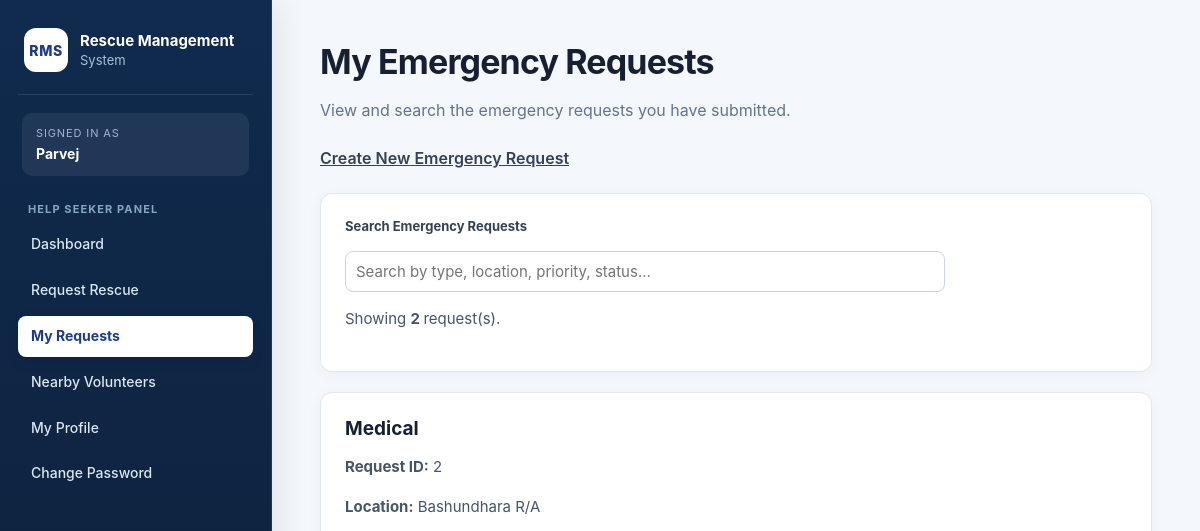
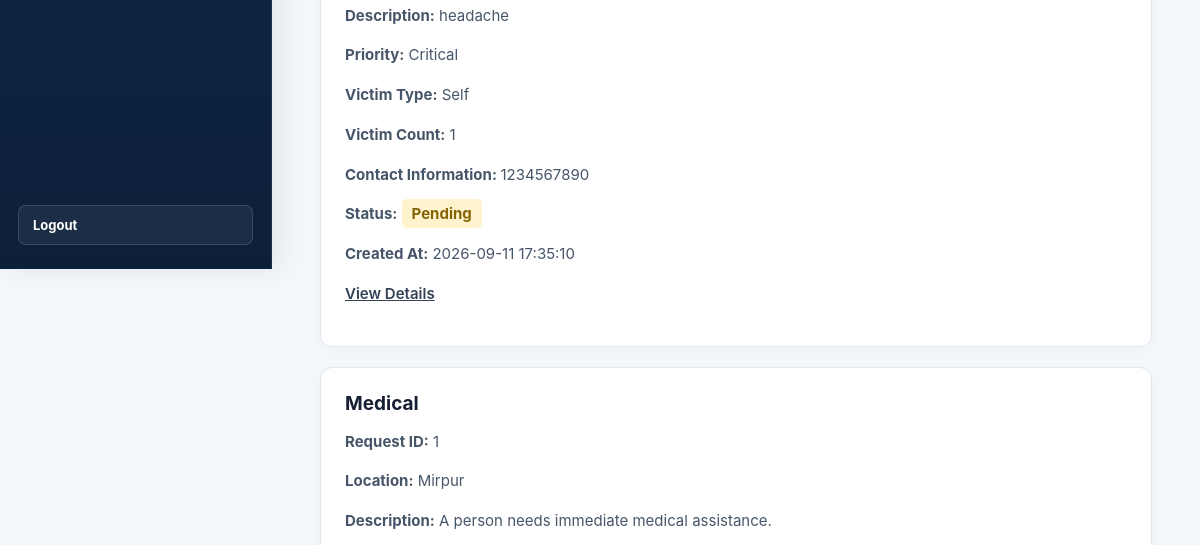
The page /index.php?page=helpseeker-requests (signed in, upper part) on the database as committed earlier (2 pictures, top to bottom).
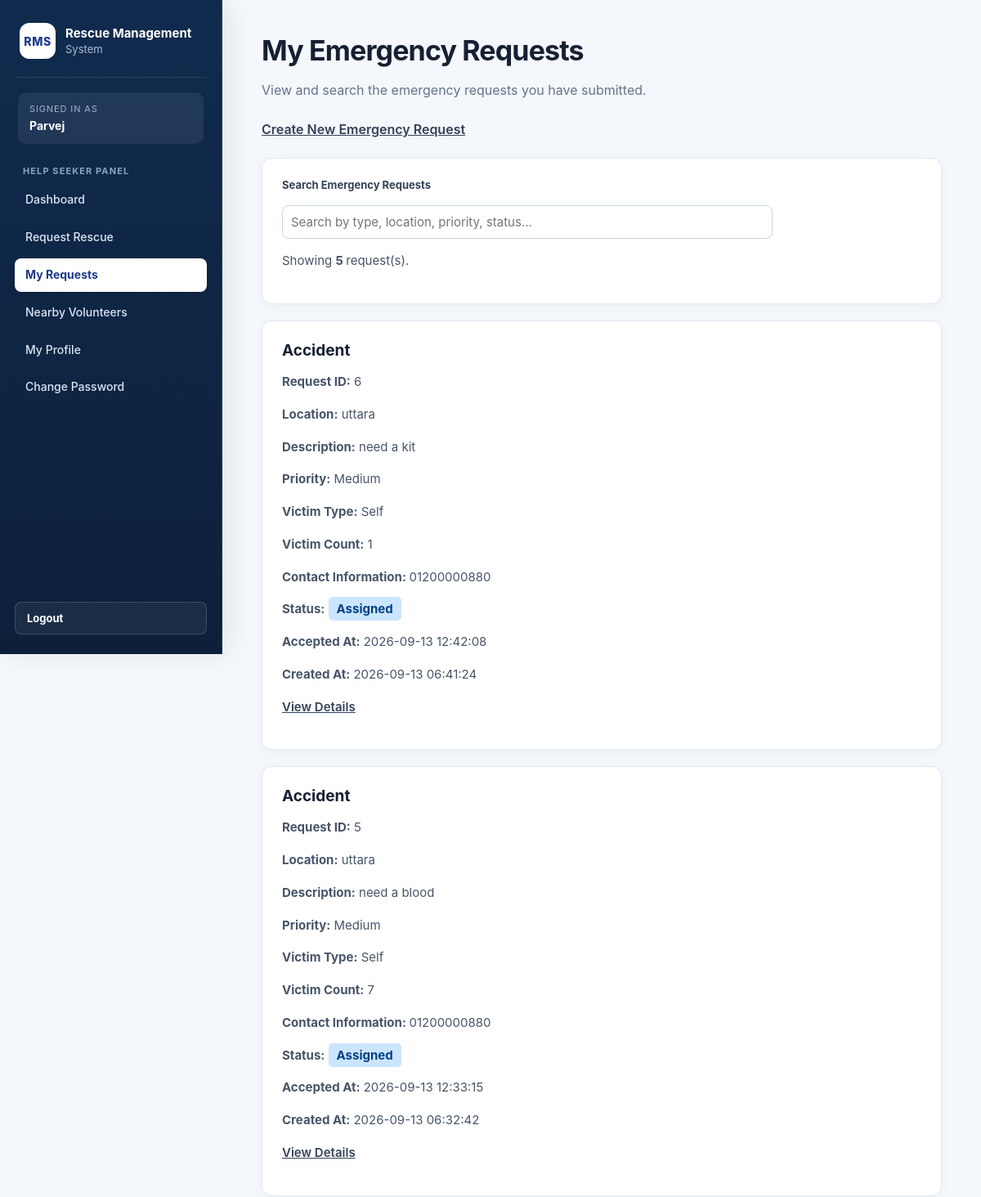
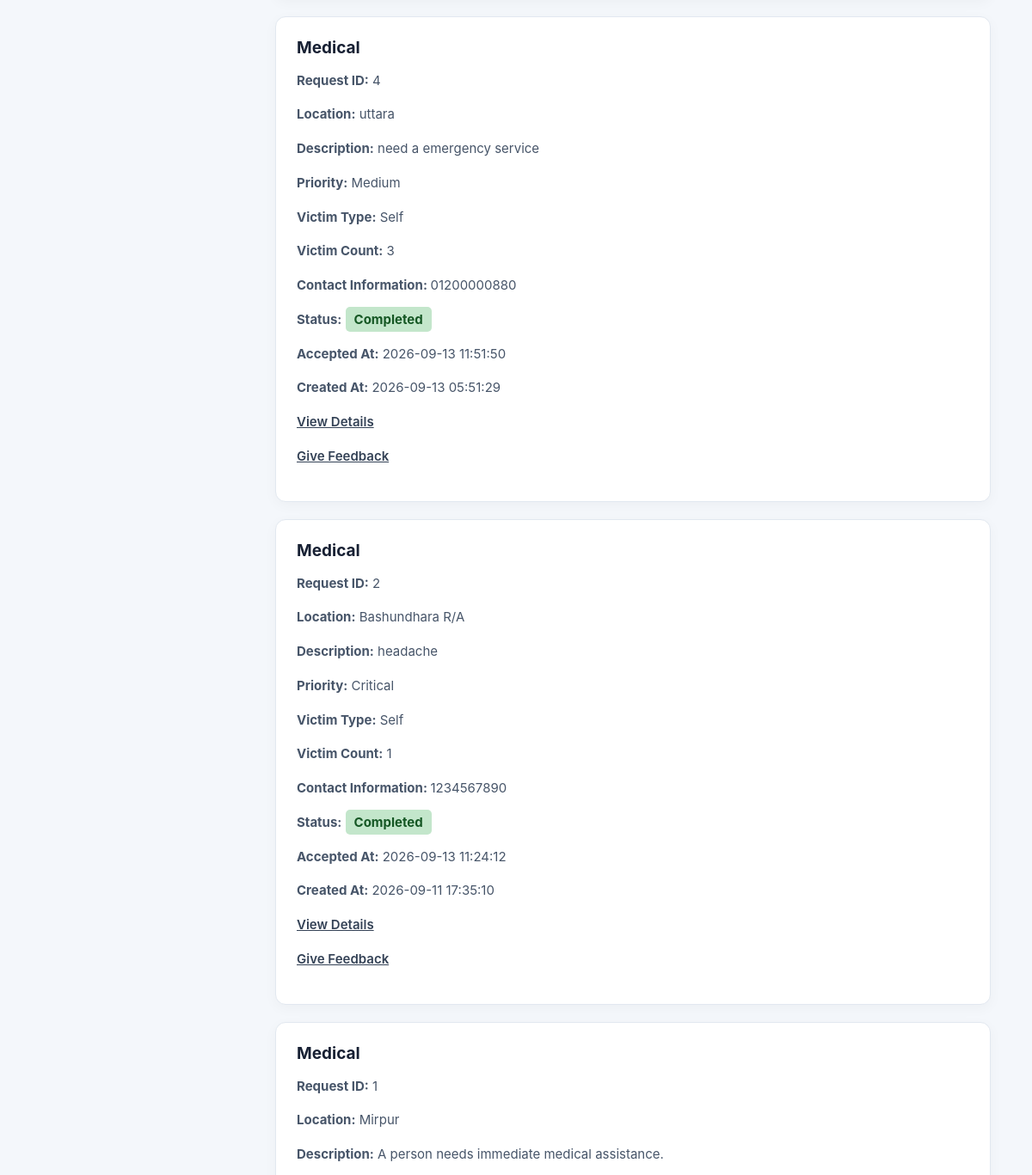
The same page on the database as committed later (2 pictures, top to bottom).
### tables this page shows
CREATE TABLE `emergency_requests` (
  `id` int(11) NOT NULL,
  `help_seeker_id` int(11) NOT NULL,
  `emergency_type` varchar(50) NOT NULL,
  `location` varchar(255) NOT NULL,
  `description` text NOT NULL,
  `priority` enum('low','medium','high','critical') NOT NULL DEFAULT 'medium',
  `victim_type` enum('self','other') NOT NULL DEFAULT 'self',
  `victim_information` text DEFAULT NULL,
  `victim_count` int(11) NOT NULL DEFAULT 1,
  `contact_information` varchar(150) NOT NULL,
  `status` enum('pending','assigned','ongoing','completed','cancelled') NOT NULL DEFAULT 'pending',
  `created_at` timestamp NOT NULL DEFAULT current_timestamp(),
  `updated_at` timestamp NOT NULL DEFAULT current_timestamp() ON UPDATE current_timestamp(),
  `volunteer_id` int(11) DEFAULT NULL,
  `accepted_at` datetime DEFAULT NULL
);

### models/HelpSeekerModel.php (called while the page is built, shortened)
<?php
function getHelpSeekerRequests(
    $conn,
    $help_seeker_id
) {
    $sql = "SELECT *
            FROM emergency_requests
            WHERE help_seeker_id = ?
            ORDER BY id DESC";
    $stmt = mysqli_prepare(
        $conn,
        $sql
    );
    mysqli_stmt_bind_param(
        $stmt,
        "i",
        $help_seeker_id
    );
    mysqli_stmt_execute($stmt);
    $result =
        mysqli_stmt_get_result($stmt);
    $requests = [];
    while (
        $row =
        mysqli_fetch_assoc($result)
    ) {
        $requests[] = $row;
    }
    return $requests;
}

### views/helpseeker/requests.php (the view, shortened to what the changed rows need)
<?php
require_once "views/partials/header.php";
require_once "views/partials/sidebar.php";
?>
<div class="content">
    <h1>My Emergency Requests</h1>
    <p>
        View and search the emergency requests you have submitted.
    </p>
    <p>
        <a href="index.php?page=helpseeker-request-create">
            Create New Emergency Request
        </a>
    </p>
    <div class="card">
        <label for="helpSeekerRequestSearch">
            <strong>Search Emergency Requests</strong>
        </label>
        <input
            type="search"
            id="helpSeekerRequestSearch"
            placeholder="Search by type, location, priority, status..."
            autocomplete="off"
        >
        <p id="helpSeekerSearchMessage">
            Showing
            <strong id="helpSeekerRequestCount">
                <?php echo count($requests); ?>
            </strong>
            request(s).
        </p>
    </div>
    <div id="helpSeekerRequestList">
        <?php if (empty($requests)): ?>
            <div class="card">
                <h3>No Emergency Requests</h3>
                <p>
                    You have not submitted any emergency requests yet.
                </p>
                <p>
                    <a href="index.php?page=helpseeker-request-create">
                        Create Emergency Request
                    </a>
                </p>
            </div>
        <?php else: ?>
            <?php foreach ($requests as $request): ?>
                <div class="card">
                    <h3>
                        <?php
                        echo htmlspecialchars(
                            ucfirst(
                                $request['emergency_type']
                            )
                        );
                        ?>
                    </h3>
                    <p>
                        <strong>Request ID:</strong>
                        <?php
                        echo (int)$request['id'];
                        ?>
                    </p>
                    <p>
                        <strong>Location:</strong>
                        <?php
                        echo htmlspecialchars(
                            $request['location']
                        );
                        ?>
                    </p>
                    <p>
                        <strong>Description:</strong>
                        <?php
                        echo htmlspecialchars(
                            $request['description']
                        );
                        ?>
                    </p>
                    <p>
                        <strong>Priority:</strong>
                        <?php
                        echo htmlspecialchars(
                            ucfirst(
                                $request['priority']
                            )
                        );
                        ?>
                    </p>
                    <p>
                        <strong>Victim Type:</strong>
                        <?php
                        echo htmlspecialchars(
                            ucfirst(
                                $request['victim_type']
                            )
                        );
                        ?>
                    </p>
                    <p>
                        <strong>Victim Count:</strong>
                        <?php
                        echo (int)$request[
                            'victim_count'
                        ];
                        ?>
                    </p>
                    <p>
                        <strong>
                            Contact Information:
                        </strong>
                        <?php
                        echo htmlspecialchars(
                            $request[
                                'contact_information'
                            ]
                        );
                        ?>
                    </p>
                    <p>
                        <strong>Status:</strong>
                        <?php
                        $status =
                            $request['status']
                            ?? 'pending';
                        $statusText =
                            ucfirst($status);
                        $statusClass =
                            'status-pending';
                        if ($status === 'assigned') {
                            $statusClass =
                                'status-assigned';
                        } elseif ($status === 'ongoing') {
                            $statusClass =
                                'status-ongoing';
                        } elseif ($status === 'completed') {
                            $statusClass =
                                'status-completed';
                        } elseif ($status === 'cancelled') {
                            $statusClass =
                                'status-cancelled';
                        }
                        ?>
                        <span
                            class="<?php
                                echo $statusClass;
                            ?>"
                        >
                            <?php
                            echo htmlspecialchars(
                                $statusText
                            );
                            ?>
                        </span>
                    </p>
                    <?php
                    if (
                        !empty(
                            $request['accepted_at']
                        )
                    ):
                    ?>
                        <p>
                            <strong>Accepted At:</strong>
                            <?php
                            echo htmlspecialchars(
                                $request['accepted_at']
                            );
                            ?>
                        </p>
                    <?php endif; ?>
                    <p>
                        <strong>Created At:</strong>
                        <?php
                        echo htmlspecialchars(
                            $request['created_at']
                            ?? ''
                        );
                        ?>
                    </p>
                    <p>
                        <a
                            href="index.php?page=helpseeker-request-view&id=<?php
                                echo (int)$request['id'];
                            ?>"
                        >
                            View Details
                        </a>
                    </p>
                    <?php if ($status === 'completed'): ?>
                        <p>
                            <a
                                href="index.php?page=helpseeker-feedback&id=<?php
                                    echo (int)$request['id'];
                                ?>"
                            >
                                Give Feedback
                            </a>
                        </p>
                    <?php endif; ?>
                </div>
            <?php endforeach; ?>
        <?php endif; ?>
    </div>
</div>
<?php
require_once "views/partials/footer.php";
?>

Rows that differ between the two databases and show on the page:
added emergency_requests: emergency_type "Accident", id "6", location "uttara", description "need a kit", priority "Medium", victim_type "Self", victim_count "1", contact_information "01200000880", status "Assigned", accepted_at "2026-09-13 12:42:08", created_at "2026-09-13 06:41:24"
added emergency_requests: emergency_type "Accident", id "5", location "uttara", description "need a blood", priority "Medium", victim_type "Self", victim_count "7", contact_information "01200000880", status "Assigned", accepted_at "2026-09-13 12:33:15", created_at "2026-09-13 06:32:42"
added emergency_requests: emergency_type "Medical", id "4", location "uttara", description "need a emergency service", priority "Medium", victim_type "Self", victim_count "3", contact_information "01200000880", status "Completed", accepted_at "2026-09-13 11:51:50", created_at "2026-09-13 05:51:29"
changed emergency_requests "Bashundhara R/A": status "Pending" → "Completed"; accepted_at (not shown) → "2026-09-13 11:24:12"
Other text that changed with them:
count($requests): "2" → "5"
